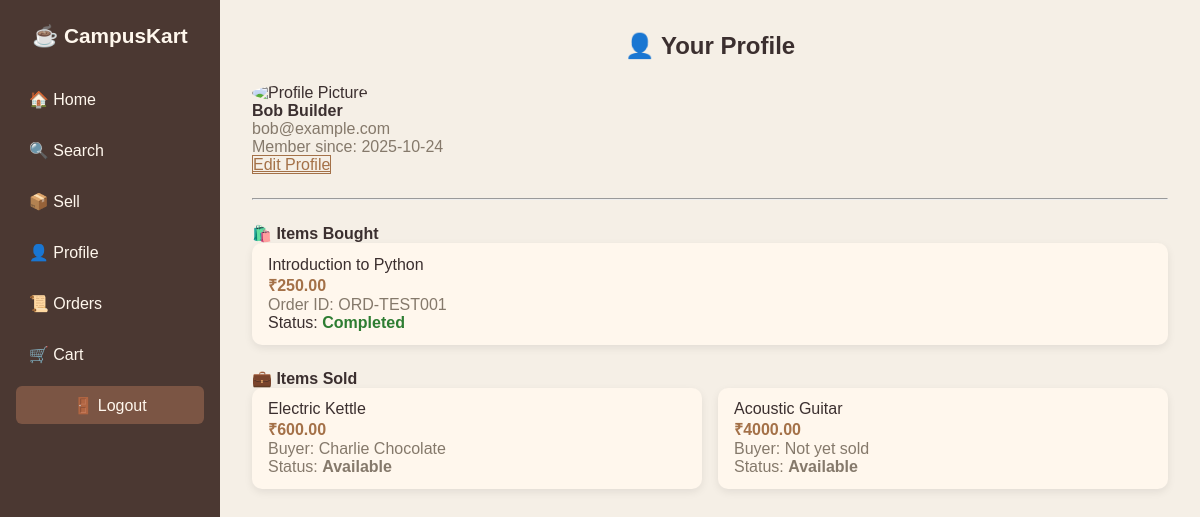
Screenshot of /profile (signed in) with the database file from the repository.
### tables this page shows
CREATE TABLE users (
        user_id INTEGER PRIMARY KEY AUTOINCREMENT, name TEXT NOT NULL, email TEXT UNIQUE NOT NULL,
        password_hash TEXT NOT NULL, profile_img TEXT, created_at TIMESTAMP DEFAULT CURRENT_TIMESTAMP
    );

CREATE TABLE orders (
        order_id TEXT PRIMARY KEY, buyer_id INTEGER, seller_id INTEGER, item_id INTEGER, price REAL,
        quantity_ordered INTEGER DEFAULT 1, payment_mode TEXT, payment_status TEXT DEFAULT 'pending',
        order_status TEXT DEFAULT 'pending', hashed_otp TEXT, created_at TIMESTAMP DEFAULT CURRENT_TIMESTAMP,
        FOREIGN KEY (buyer_id) REFERENCES users (user_id) ON DELETE SET NULL,
        FOREIGN KEY (seller_id) REFERENCES users (user_id) ON DELETE SET NULL,
        FOREIGN KEY (item_id) REFERENCES items (item_id) ON DELETE SET NULL
    );

CREATE TABLE items (
        item_id INTEGER PRIMARY KEY AUTOINCREMENT, seller_id INTEGER, name TEXT NOT NULL, description TEXT,
        price REAL NOT NULL, category TEXT, image_url TEXT, status TEXT DEFAULT 'available',
        quantity INTEGER DEFAULT 1, created_at TIMESTAMP DEFAULT CURRENT_TIMESTAMP,
        FOREIGN KEY (seller_id) REFERENCES users (user_id) ON DELETE CASCADE
    );

### app.py (the view)
@app.route("/profile")
@login_required
def profile():
    conn = get_db()
    user = conn.execute("SELECT * FROM users WHERE user_id=?", (session["user_id"],)).fetchone()
    bought_items = conn.execute("SELECT o.order_id, i.name as item_name, o.price, o.order_status as status, o.created_at FROM orders o JOIN items i ON o.item_id = i.item_id WHERE o.buyer_id = ? ORDER BY o.created_at DESC", (session["user_id"],)).fetchall()
    sold_items = conn.execute("""
        SELECT
            i.name, i.price, i.status,
            b.name as buyer_name
        FROM items i
        LEFT JOIN orders o ON i.item_id = o.item_id
        LEFT JOIN users b ON o.buyer_id = b.user_id
        WHERE i.seller_id = ?
        ORDER BY i.item_id DESC
    """, (session["user_id"],)).fetchall()
    conn.close()
    return render_template("profile.html", user=user, bought_items=bought_items, sold_items=sold_items)

### app.py (called while the page is built)
def get_db():
    conn = sqlite3.connect("database.db")
    conn.row_factory = sqlite3.Row
    return conn

### utils.py (called while the page is built)
def login_required(f):
    @wraps(f)
    def wrapper(*args, **kwargs):
        if "user_id" not in session:
            flash("Please log in first.", "warning")
            return redirect(url_for("login"))
        return f(*args, **kwargs)
    return wrapper

### templates/profile.html
{% extends "base.html" %} {% block content %}
<div class="profile-container">
  <h2 class="mb-4 text-center">👤 Your Profile</h2>
  <div class="profile-header">
    <img
      src="{{ url_for('static', filename=user.profile_img) if user.profile_img else url_for('static', filename='images/default_profile.png') }}"
      alt="Profile Picture"
      style="width: 80px; height: 80px; border-radius: 50%; object-fit: cover"
    />
    <div>
      <h4>{{ user.name }}</h4>
      <p class="mb-1 text-muted">{{ user.email }}</p>
      <p class="small text-muted">
        Member since: {{ user.created_at.split(' ')[0] if user.created_at else
        'N/A' }}
      </p>
    </div>
  </div>
  <div class="text-end mb-4">
    <a href="{{ url_for('profile_edit_view') }}" class="btn-outline"
      >Edit Profile</a
    >
  </div>
  <hr />
  <h4 class="mt-4 mb-3">🛍️ Items Bought</h4>
  {% if bought_items and bought_items|length > 0 %}
  <div class="card-grid">
    {% for o in bought_items %}
    <div class="card">
      <div class="card-content">
        <p class="card-title">{{ o.item_name }}</p>
        <p class="card-price">₹{{ "%.2f"|format(o.price or 0) }}</p>
        <p class="text-muted small mb-1">Order ID: {{ o.order_id }}</p>
        <p class="small">
          Status:
          <span
            class="order-status status-{{ (o.status or 'pending')|replace(' ', '_')|lower }}"
          >
            {{ (o.status or 'pending')|replace('_', ' ')|capitalize }}
          </span>
        </p>
      </div>
    </div>
    {% endfor %}
  </div>
  {% else %}
  <p class="text-muted">You haven’t purchased any items yet.</p>
  {% endif %}
  <h4 class="mt-4 mb-3">💼 Items Sold</h4>
  {% if sold_items and sold_items|length > 0 %}
  <div class="card-grid">
    {% for item in sold_items %}
    <div class="card">
      <div class="card-content">
        <p class="card-title">{{ item.name }}</p>
        <p class="card-price">₹{{ "%.2f"|format(item.price) }}</p>
        <p class="text-muted small mb-1">
          Buyer: {{ item.buyer_name or 'Not yet sold' }}
        </p>
        <p class="small text-muted">
          Status:
          <span class="order-status status-{{ item.status|lower }}"
            >{{ item.status|capitalize }}</span
          >
        </p>
      </div>
    </div>
    {% endfor %}
  </div>
  {% else %}
  <p class="text-muted">You haven’t sold any items yet.</p>
  {% endif %}
</div>
{% endblock %}

### static/css/style.css (style rules this page uses)
* { margin: 0; padding: 0; box-sizing: border-box; }
body { font-family: "Poppins", sans-serif; background-color: #f5efe6; color: #3b2f2f; display: flex; min-height: 100vh; }
.btn-outline { border: 1px solid #a47148; color: #a47148; background: transparent; }
.card-grid { display: grid; grid-template-columns: repeat(auto-fit, minmax(240px, 1fr)); gap: 1rem; }
.card { background: #fff7ed; border-radius: 10px; box-shadow: 0 3px 8px rgba(0, 0, 0, 0.08); overflow: hidden; }
.card-content { padding: 0.8rem 1rem; }
.card-price { color: #a47148; font-weight: 600; }
.text-muted { color: #85796b; }
.order-status { font-weight: 600; text-transform: capitalize; }
.status-completed { color: #2e7d32; }
.text-center { text-align: center; }
.mt-4 { margin-top: 1.5rem; }
.mb-4 { margin-bottom: 1.5rem; }

### rows the page displays
users: name "Bob Builder", email "bob@example.com", created_at "2025-10-24"
orders: item_name "Introduction to Python", price "250.00", order_id "ORD-TEST001", order_status "Completed"
items: name "Electric Kettle", price "600.00", name "Charlie Chocolate", status "Available"
items: name "Acoustic Guitar", price "4000.00", buyer_name "Not yet sold", status "Available"
